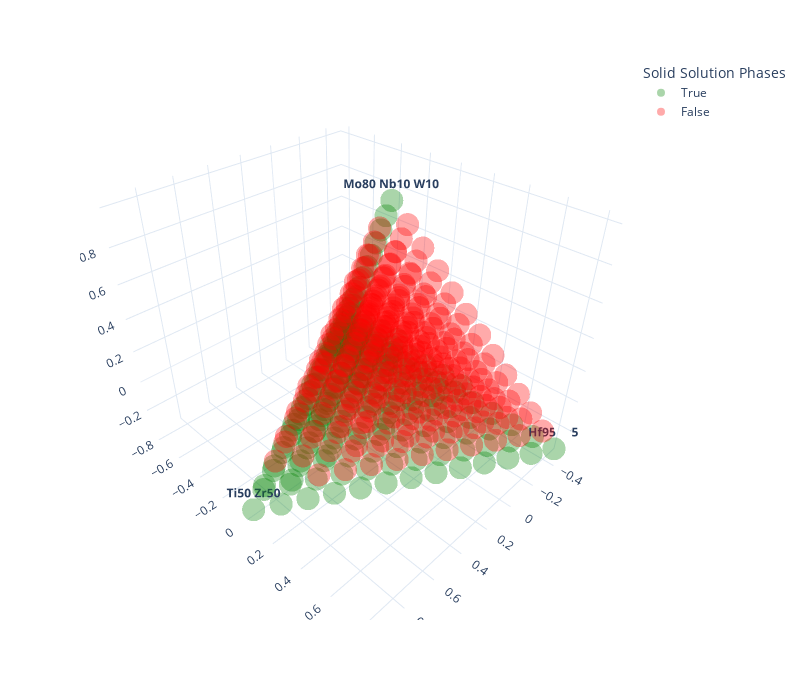

The notebook cell saved with this chart:
### Markdown cell above
Finally, let's plot the result in 3D using the `plotly` library and our spacial-transformed attainable space grid we obtained with `plotting.simplex2cartesian_py(gridAtt)` earlier.

**Once you run the cell below, you should be seeing an interactive 3D plot with 455 split roughly 50/50 between feasible and infeasible points. You can rotate the plot, zoom in and out, and hover over the points to see their composition and feasibility. You can also click on the legend to hide/show the points based on their feasibility.**

### Code cell
px.scatter_3d(gridAtt_projected_df, x='x', y='y', z='z', color=gridFeasible, text=labels, hover_name=formulas,
              template='plotly_white', width=800, height=700, opacity=0.333, color_discrete_sequence=['green', 'red'],
              labels={'color':'Solid Solution Phases', 'x':'', 'y':'', 'z':''})

### Figure 1 — Plotly figure (JSON) as saved in the notebook; plotly's stock layout.template omitted (floating-point values rounded to 4 significant figures; data arrays with more than 128 entries replaced by an {"elided": "..."} marker saying what was removed)
{"data": [{"hovertemplate": "<b>%{hovertext}</b><br><br>Solid Solution Phases=True<br>=%{z}<br>text=%{text}<extra></extra>", "hovertext": {"elided": "189 str values"}, "legendgroup": "True", "marker": {"color": "green", "opacity": 0.333, "symbol": "circle"}, "mode": "markers+text", "name": "True", "scene": "scene", "showlegend": true, "text": {"elided": "189 str values"}, "type": "scatter3d", "x": {"elided": "189 float values"}, "y": {"elided": "189 float values"}, "z": {"elided": "189 float values"}}, {"hovertemplate": "<b>%{hovertext}</b><br><br>Solid Solution Phases=False<br>=%{z}<br>text=%{text}<extra></extra>", "hovertext": {"elided": "266 str values"}, "legendgroup": "False", "marker": {"color": "red", "opacity": 0.333, "symbol": "circle"}, "mode": "markers+text", "name": "False", "scene": "scene", "showlegend": true, "text": {"elided": "266 str values"}, "type": "scatter3d", "x": {"elided": "266 float values"}, "y": {"elided": "266 float values"}, "z": {"elided": "266 float values"}}], "layout": {"height": 700, "legend": {"title": {"text": "Solid Solution Phases"}, "tracegroupgap": 0}, "margin": {"t": 60}, "scene": {"domain": {"x": [0, 1], "y": [0, 1]}, "xaxis": {"title": {"text": ""}}, "yaxis": {"title": {"text": ""}}, "zaxis": {"title": {"text": ""}}}, "width": 800}}
